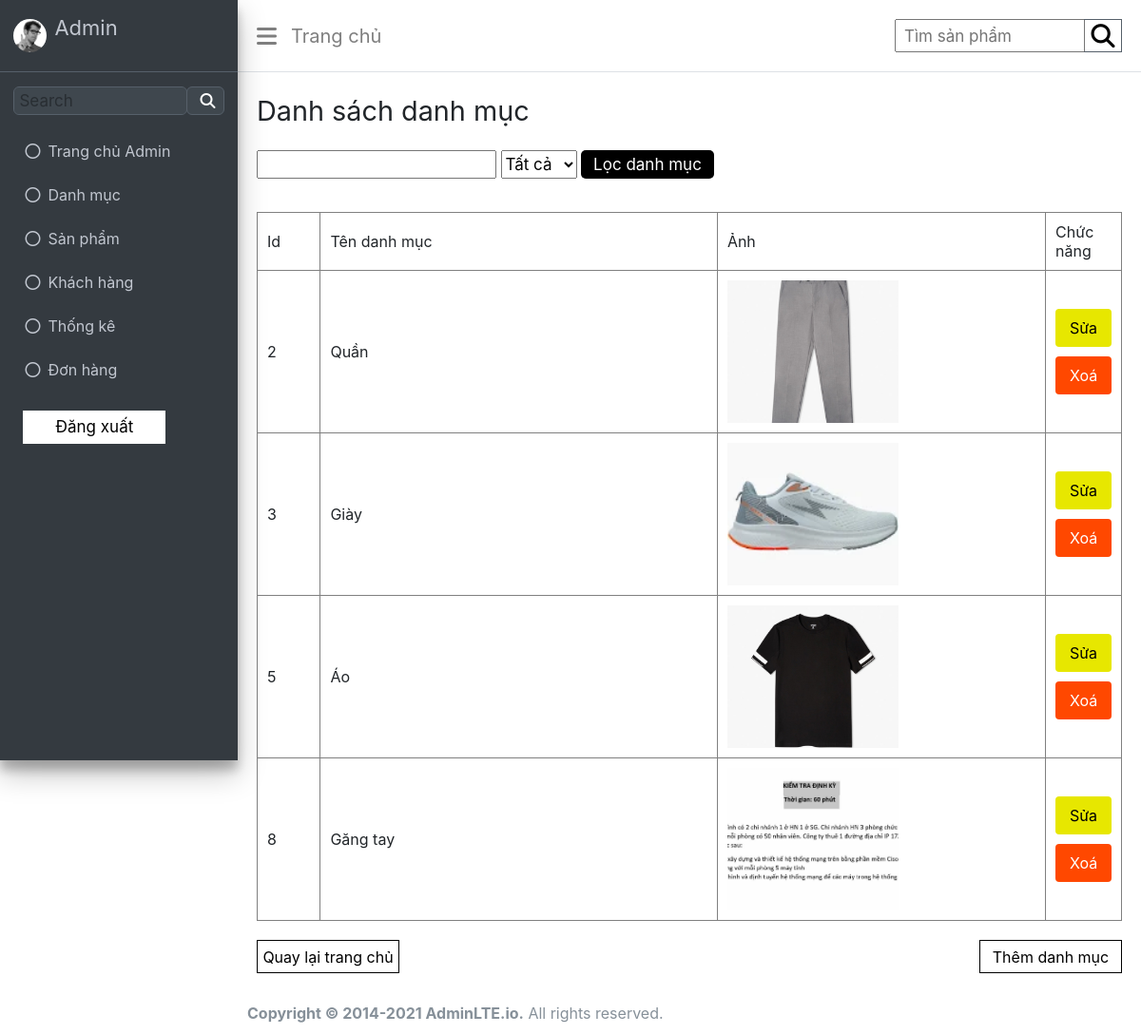
Screenshot of /admin/index.php?act=listdm with the database file from the repository.
### tables this page shows
CREATE TABLE `danhmuc` (
  `id` int(11) NOT NULL,
  `name` varchar(255) NOT NULL,
  `img` varchar(255) DEFAULT NULL
);

### model/pdo.php (called while the page is built, shortened)
<?php
function pdo_get_connection(){
    $servername = "localhost";
    $username = "root";
    $password = "";
    try {
        $conn = new PDO("mysql:host=$servername;dbname=wd18331_duan1", $username, $password);
        $conn->setAttribute(PDO::ATTR_ERRMODE, PDO::ERRMODE_EXCEPTION);
        return $conn;
    } catch(PDOException $e) {
        echo "Connection failed: " . $e->getMessage();
    }
}
function pdo_query($sql){
    $sql_args=array_slice(func_get_args(),1);
    try{
        $conn=pdo_get_connection();
        $stmt=$conn->prepare($sql);
        $stmt->execute($sql_args);
        $rows=$stmt->fetchAll();
        return $rows;
    }
    catch(PDOException $e){
        throw $e;
    }
    finally{
        unset($conn);
    }
}
?>

### model/sanpham.php (called while the page is built, shortened)
<?php
function loadAllDm(){
    $sql = "SELECT * FROM danhmuc";
    $listdanhmuc = pdo_query($sql);
    return $listdanhmuc;
}
?>

### admin/danhmuc/list.php (the view, shortened to what this page needs)
<body>
    <div class="wrapper">
        <div class="admin">
            <h1>Danh sách danh mục</h1>
        </div>
        <form class="filter" action="index.php?act=listsp" method="post">
            <input type="text" name="kym" />
            <select name="iddm" id="">
                <option value="0" selected>Tất cả</option>
            </select>
            <input class="filter-search" type="submit" name="listok" value="Lọc danh mục" />
        </form>
        <div class="table">
            <table class="table-bordered" border="1">
                <tr>
                    <td style="width: 100px">Id</td>
                    <td style="width: 800px">Tên danh mục</td>
                    <td style="width: 200px">Ảnh</td>
                    <td style="width: 100px">Chức năng</td>
                </tr>
                <?php foreach ($listdanhmuc as $danhmuc) {
                    extract($danhmuc);
                    $sua = "index.php?act=editdm&id=".$id;
                    $xoa = "index.php?act=deletedm&id=".$id;
                echo '<tr>
                <td style="width: 100px;">'.$id.'</td>
                <td style="width: 500px;">'.$name.'</td>
                <td style="width: 500px;"><img src="../Img/'.$img.'"/></td>
                <td style="height: 100px;" class="edit-delete">
                <a href="'.$sua.'" class="edit">
                        Sửa
                    </a>
                    <a href="'.$xoa.'" onclick="return confirmDelete()"
                        class="delete">
                        Xoá
                    </a>
                </td>
            </tr>';
             } ?>
            </table>
        </div>
        <div class="function">
            <a href="index.php">Quay lại trang chủ</a>
            <a href="index.php?act=adddm">Thêm danh mục</a>
        </div>
    </div>
</body>

### admin/CSS/header.css (style rules this page uses)
body { background-color: #f4f6f9; }

### admin/CSS/home.css (style rules this page uses)
.wrapper { margin-left: 250px; padding: 0px 10px; }
.wrapper h1 { text-align: left; font-size: 1.8rem; font-weight: 400; }
.admin { margin-top: 100px; padding: 0px 10px; }
.table { padding: 0px 15px; }
table { margin: 20px 0px; width: 100%; border-collapse: collapse; }
table img { width: 180px; height: 150px; object-fit: cover; }
table tr { height: 50px; }
table tr td { padding: 10px; }
table tr td a { text-decoration: none; color: #000; margin: 0px 10px; }
.edit { display: flex; align-items: center; justify-content: center; background-color: rgb(231, 231, 0); margin: 10px 0px; height: 30px; border-radius: 4px; transition: 0.3s; }
.delete { display: flex; align-items: center; justify-content: center; background-color: rgb(255, 72, 0); color: #fff; margin: 10px 0px; height: 30px; border-radius: 4px; transition: 0.3s; }

### admin/CSS/add.css (style rules this page uses)
.wrapper { margin-left: 250px; padding: 0px 10px; }
.wrapper h1 { text-align: left; font-size: 1.8rem; font-weight: 400; }

### admin/CSS/edit.css (style rules this page uses)
.wrapper { margin-left: 250px; padding: 0px 10px; }

### admin/CSS/list.css (style rules this page uses)
* { margin: 0; padding: 0; font-family: "Source Sans Pro", -apple-system, BlinkMacSystemFont, "Segoe UI", Roboto, "Helvetica Neue", Arial, sans-serif, "Apple Color Emoji", "Segoe UI Emoji", "Segoe UI Symbol"; font-weight: 400; box-sizing: border-box; }
.wrapper { margin-left: 250px; padding: 0px 10px; }
.wrapper h1 { text-align: left; font-size: 1.8rem; font-weight: 400; }
.admin { margin-top: 100px; }
.table { padding: 0px 10px; }
table { margin: 20px 0px; width: 100%; border-collapse: collapse; }
table img { width: 180px; height: 150px; object-fit: cover; }
table tr { height: 50px; }
table tr td { padding: 10px; }
table tr td a { text-decoration: none; color: #000; margin: 0px 10px; }
.filter { padding: 15px 10px; }
.filter input { height: 30px; }
.filter select { width: 80px; height: 30px; font-size: 17px; }
.filter-search { background-color: #000; color: #fff; width: 140px; font-size: 17px; border: none; border-radius: 5px; cursor: pointer; transition: 0.3s; }
.edit-delete { text-align: center; }
.edit { display: flex; align-items: center; justify-content: center; background-color: rgb(231, 231, 0); margin: 10px 0px; height: 40px; border-radius: 4px; transition: 0.3s; }
.delete { display: flex; align-items: center; justify-content: center; background-color: rgb(255, 72, 0); color: #fff; margin: 10px 0px; height: 40px; border-radius: 4px; transition: 0.3s; }
.function { display: flex; justify-content: space-between; margin-top: 20px; margin-bottom: 20px; padding: 0px 10px; }
.function a { display: flex; align-items: center; justify-content: center; border: 1px solid #000; width: 150px; height: 35px; text-decoration: none; color: #000; }

### admin/CSS/index.css (style rules this page uses)
* { margin: 0; padding: 0; font-family: "Source Sans Pro", -apple-system, BlinkMacSystemFont, "Segoe UI", Roboto, "Helvetica Neue", Arial, sans-serif, "Apple Color Emoji", "Segoe UI Emoji", "Segoe UI Symbol"; font-weight: 400; box-sizing: border-box; }
body { min-height: 100vh; display: flex; flex-direction: column; }

### rows the page displays
danhmuc: id "2", name "Quần", shows a picture
danhmuc: id "3", name "Giày", img (picture)
danhmuc: id "5", name "Áo", img (picture)
danhmuc: id "8", name "Găng tay", img (picture)
